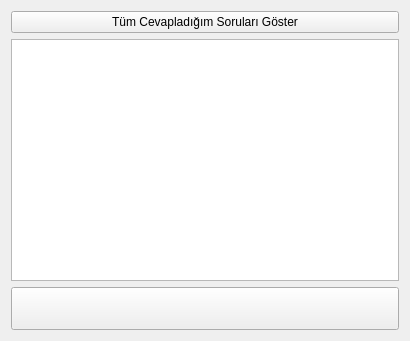
<ui version="4.0" >
 <class>F_Yanlislar</class>
 <widget class="QWidget" name="F_Yanlislar" >
  <property name="geometry" >
   <rect>
    <x>0</x>
    <y>0</y>
    <width>410</width>
    <height>341</height>
   </rect>
  </property>
  <property name="windowTitle" >
   <string>Yapılan Yanlışlar</string>
  </property>
  <property name="windowIcon" >
   <iconset>
    <normaloff>../../../../../../usr/kde/3.5/share/icons/crystalsvg/32x32/actions/messagebox_critical.png</normaloff>../../../../../../usr/kde/3.5/share/icons/crystalsvg/32x32/actions/messagebox_critical.png</iconset>
  </property>
  <layout class="QGridLayout" >
   <item row="0" column="0" >
    <widget class="QPushButton" name="PbHepsi" >
     <property name="text" >
      <string>Tüm Cevapladığım Soruları Göster</string>
     </property>
    </widget>
   </item>
   <item row="1" column="0" >
    <widget class="QTextEdit" name="textEdit" >
     <property name="frameShape" >
      <enum>QFrame::StyledPanel</enum>
     </property>
     <property name="frameShadow" >
      <enum>QFrame::Sunken</enum>
     </property>
    </widget>
   </item>
   <item row="2" column="0" >
    <widget class="QToolButton" name="tbYazdir" >
     <property name="sizePolicy" >
      <sizepolicy vsizetype="Preferred" hsizetype="Preferred" >
       <horstretch>0</horstretch>
       <verstretch>0</verstretch>
      </sizepolicy>
     </property>
     <property name="cursor" >
      <cursorShape>PointingHandCursor</cursorShape>
     </property>
     <property name="icon" >
      <iconset resource="ikonlar.qrc" >
       <normaloff>:/ikonlar/ikonlar/agt_print.png</normaloff>:/ikonlar/ikonlar/agt_print.png</iconset>
     </property>
     <property name="iconSize" >
      <size>
       <width>36</width>
       <height>36</height>
      </size>
     </property>
     <property name="popupMode" >
      <enum>QToolButton::DelayedPopup</enum>
     </property>
     <property name="toolButtonStyle" >
      <enum>Qt::ToolButtonTextBesideIcon</enum>
     </property>
    </widget>
   </item>
  </layout>
 </widget>
 <resources>
  <include location="ikonlar.qrc" />
 </resources>
 <connections>
  <connection>
   <sender>tbYazdir</sender>
   <signal>clicked()</signal>
   <receiver>F_Yanlislar</receiver>
   <slot>hide()</slot>
   <hints>
    <hint type="sourcelabel" >
     <x>34</x>
     <y>277</y>
    </hint>
    <hint type="destinationlabel" >
     <x>199</x>
     <y>149</y>
    </hint>
   </hints>
  </connection>
 </connections>
</ui>
